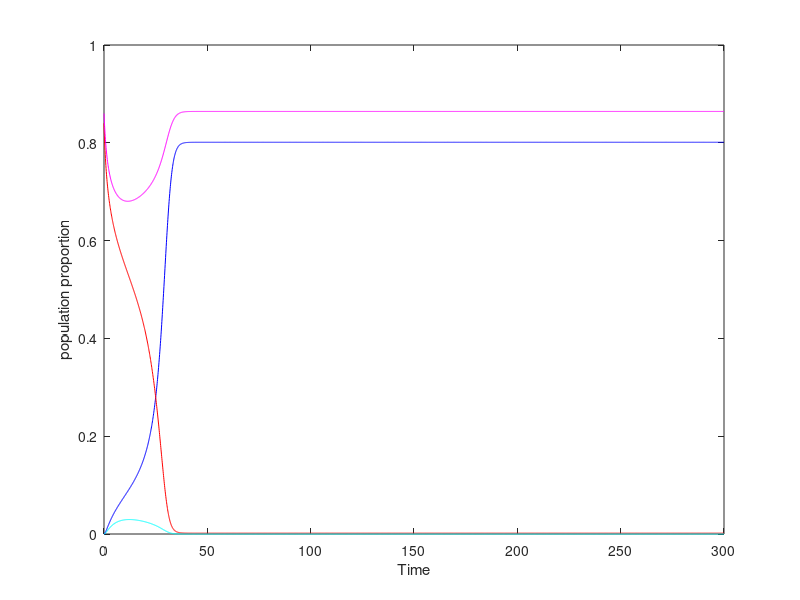
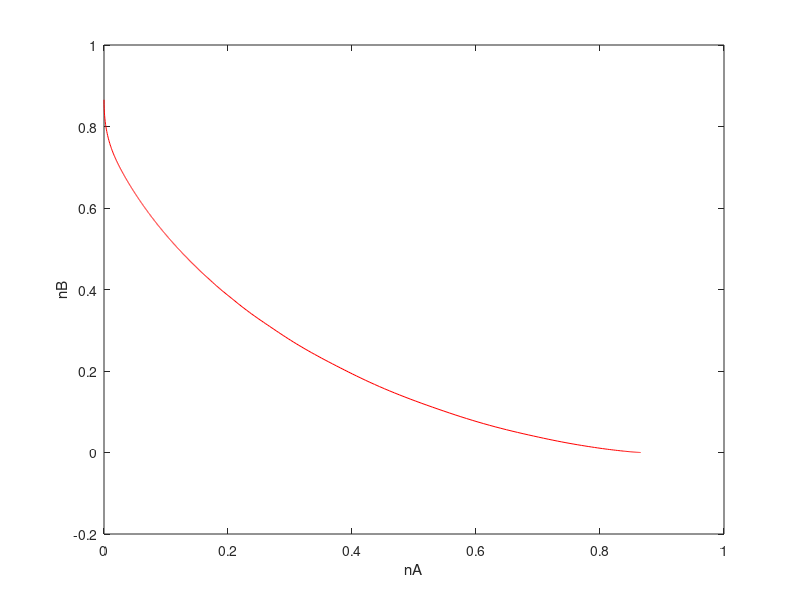

The MATLAB source for these figures, in order:
%% Replicating Strogatz Paper
% d nA / dt = nAB*(nA + p) - nA*nB
% d nB / dt = nAB*nB - nB*(nA + p)
% nAB = 1 - nA - nB - p
% nA = u(1), nB=u(2)

% initializing
p = .1344;

% right hand side of system of DEs
% u(1) = n_A
% u(2) = n_B
% p = A zealots
rhs = @(t,u) [(1 - u(1) - u(2) - p)*(u(1) + p) - u(1)*(u(2)) ; ...
    (1 - u(1) - u(2) - p)*(u(2)) - u(2)*(u(1) + p)];

% amount of time
tend = 250.0;

% initial conditions
u0 = [ 0; 1-p ];

% solve ODE
[T,U] = ode45(@(t,u) rhs(t,u),[0:0.1:tend],u0);

% plot results
figure(1);
plot(T,U(:,1),'b',T,U(:,2),'r');
xlabel('Time')
ylabel('population proportion')

figure(2);
plot(U(:,1),U(:,2),'r');
xlabel('nA')
ylabel('nB')

%% 2 sites, influence factor 
% initalizing
p1 = .16;
p2 = .14;
i1 = -.15;
i2 = .05;

% right hand side of system
% u(1) = n1A, u(2) = n1B, u(3) = n2A, u(4) = n2B, p1 = A_zealots from city
% 1, p2 = A_zealots from city 2.
rhs = @(t,u) ...
    [(1 - u(1) - u(2) - p1)*(u(1) + p1 + i2*(u(3) + p2)) - u(1)*(u(2) + i2*u(4)) ; ...
    (1 - u(1) - u(2) - p1)*(u(2)+i2*u(4)) - u(2)*(u(1) + p1 + i2*(u(3) + p2)) ; ...
    (1 - u(3) - u(4) - p2)*(u(3) + p2 + i1*(u(1) + p1)) - u(3)*(u(4) + i1*u(1)) ; ...
    (1 - u(3) - u(4) - p2)*(u(4)+i1*u(2)) - u(4)*(u(3) + p2 + i1*(u(1) + p1))];

% IC + time scale to solve DEs
u0 = [ 0 ; 1-p1 ; 0 ; 1-p2 ];
tend = 300.00;

% solve ODE
[T,U] = ode45(@(t,u) rhs(t,u),[0:0.1:tend],u0);

% plot results
figure(1);
plot(T,U(:,1),'b',T,U(:,2),'r',T,U(:,3),'c',T,U(:,4),'m');
xlabel('Time')
ylabel('population proportion')


